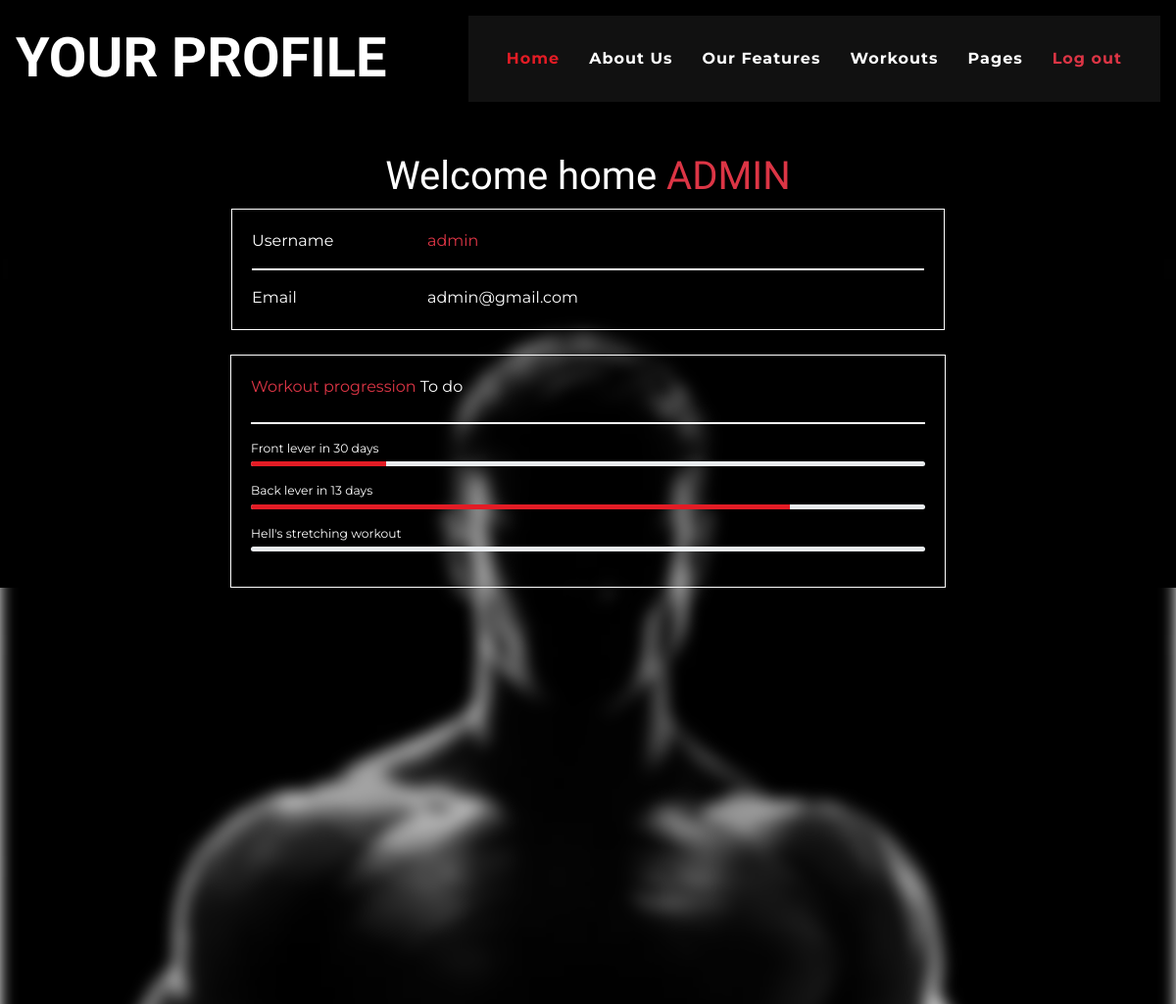
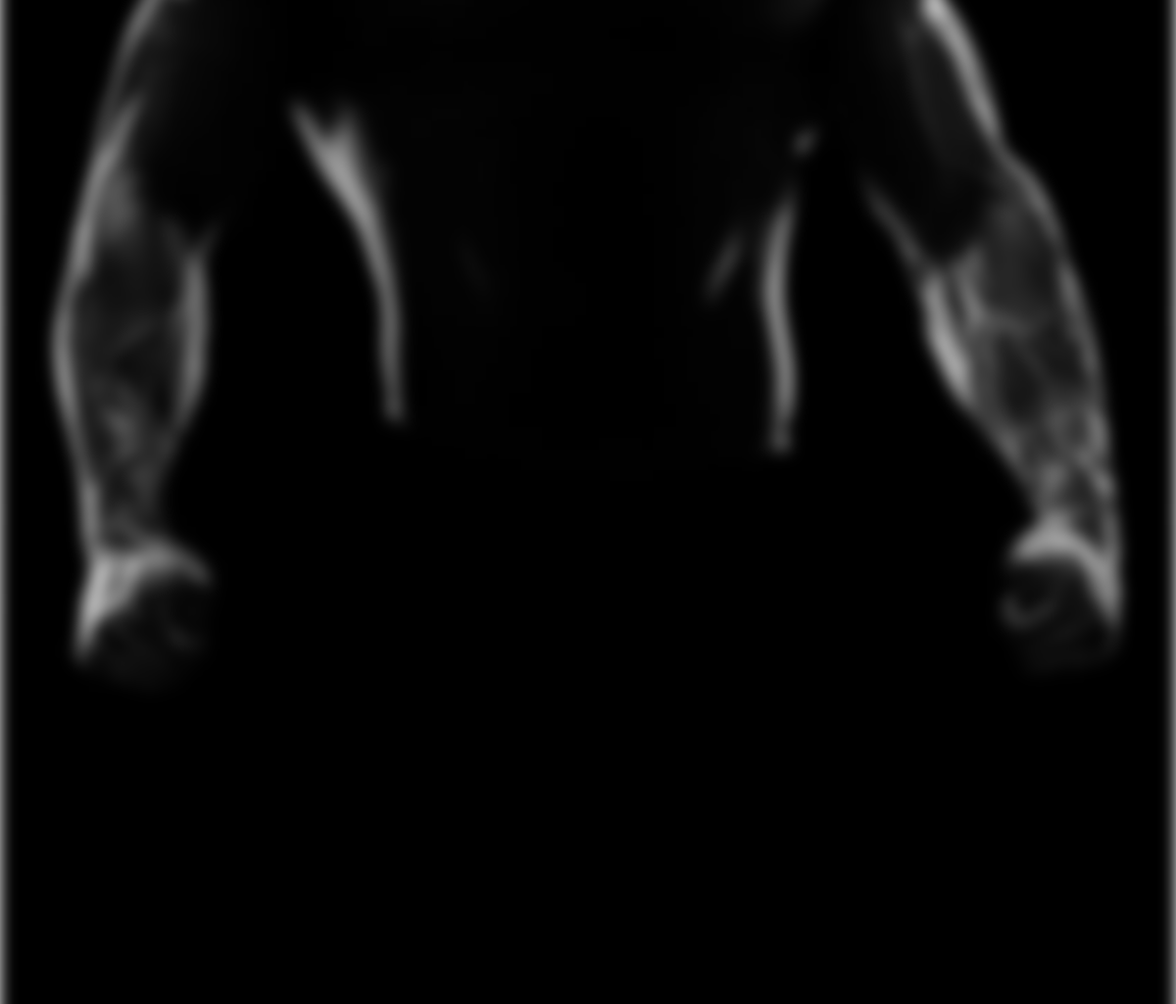
The page /profile (signed in) on the database its author committed (2 pictures, top to bottom).
### authentication/models.py (models this page shows)
class workout_plan(models.Model):
   username=models.CharField(max_length=128)
   workout_name=models.CharField(max_length=25)
   progress=models.IntegerField(default=0, validators=[
            MinValueValidator(0),
            MaxValueValidator(10),
   ])

### authentication/views.py (the view)
# urls.py: path('profile', views.profile, name="profile"),
def profile(request):
    user=request.user
    username=user.username
    email=user.email
    username = mark_safe(username)
    email = mark_safe(email)
    w_list=workout_plan.objects.filter(username=request.user.username)
    return render(request, "profile.html", {'username':username,'email':email, 'w_list': w_list})

### templates/profile.html (shortened to what this page needs)
<!DOCTYPE html>
<html lang="en">
    <head>
        <link href="../static/assets/lib/flaticon/font/flaticon.css" rel="stylesheet">
        <link href="../static/assets/css/style.min.css" rel="stylesheet">
        <link href="../static/assets/css/profile.css" rel="stylesheet">
    </head>
    <body class="">
        <img src="../static/assets/img/giga.jpg" style="width: 100%; position:absolute; filter: brightness(50%); left: 50%; right: 50%; transform: translate(-50%,-50%); top: 50%; filter: blur(0.5rem);">
        <div class="container-fluid p-0 nav-bar">
            <nav class="navbar navbar-expand-lg bg-none navbar-dark py-3">
                <a href="/" class="navbar-brand">
                    <h1 class="m-0 display-4 font-weight-bold text-uppercase text-white">Your profile</h1>
                </a>
                <div class="collapse navbar-collapse justify-content-between" id="navbarCollapse">
                    <div class="navbar-nav ml-auto p-4 bg-secondary">
                        <a href="/" class="nav-item nav-link active">Home</a>
                        <a href="#" class="nav-item nav-link">About Us</a>
                        <a href="#" class="nav-item nav-link">Our Features</a>
                        <a href="/workouts" class="nav-item nav-link">Workouts</a>
                        {%if request.user.is_authenticated%}
                          <div class="nav-item dropdown">
                            <a href="#" class="nav-link dropdown" data-toggle="dropdown">Pages</a>
                          </div>
                        {%endif%}
                        <a href="/logout" class="nav-item nav-link text-danger">Log out</a>
                    </div>
                </div>
            </nav>
        </div>
        <section class="profile" style="background-color: black;">
            <div class="container position-relative"><h1 class="text-white text-center">Welcome home <span class="text-uppercase text-danger">{{username|safe}}</span></h1></div>
            <div class="container " media>
              <div class="row justify-content-center">
                <div class="col-lg-8 ">
                  <div class="card mb-4 bg-transparent text-white">
                    <div class="card-body border border-white">
                      <div class="row ">
                        <div class="col-sm-3">
                          <p class="mb-0">Username</p>
                        </div>
                        <div class="col-sm-9">
                          <p class=" mb-0 text-danger">{{username|safe}}</p>
                        </div>
                      </div>
                      <hr class="border border-white">
                      <div class="row">
                        <div class="col-sm-3">
                          <p class="mb-0">Email</p>
                        </div>
                        <div class="col-sm-9">
                          <p class=" mb-0">{{email|safe}}</p>
                        </div>
                      </div>
                    </div>
                  </div>
                <div class="row">
                    <div class="col-md-12 ">
                      <div class="card mb-4 mb-md-0 bg-transparent text-white border border-white">
                        <div class="card-body">
                          <p class="mb-4"><span class="text-danger me-1">Workout progression</span> <span class="text-white">To do</span>
                          </p>
                          <hr class="border border-white">
                          {% for workout_plan in w_list %}
                          <div class="pb-3">
                            <p class="mb-1" style="font-size: .77rem;">{{workout_plan.workout_name}}</p>
                            <div class="progress rounded" style="height: 5px;">
                              <div class="progress-bar" role="progressbar" style="width: calc({{ workout_plan.progress }}*10%)" aria-valuenow="{{workout_plan.progress}}"aria-valuemin="0" aria-valuemax="100"></div>
                            </div>
                          </div>
                          {% endfor %}
                        </div>
                      </div>
                    </div>
                </div>
                </div>
              </div>
            </div>
          </section>
    </body>
</html>

### static/assets/css/profile.css (style rules this page uses)
.profile { padding-top: 13%; }

### rows shown on the page
workout_plan: workout_name "Front lever in 30 days", progress 2 (drawn)
workout_plan: workout_name "Back lever in 13 days", progress 8 (drawn)
workout_plan: workout_name "Hell's stretching workout"

### other values the page prints
{{ username|safe }} "ADMIN"
{{ username|safe }} "admin"
{{ email|safe }} "admin@gmail.com"
